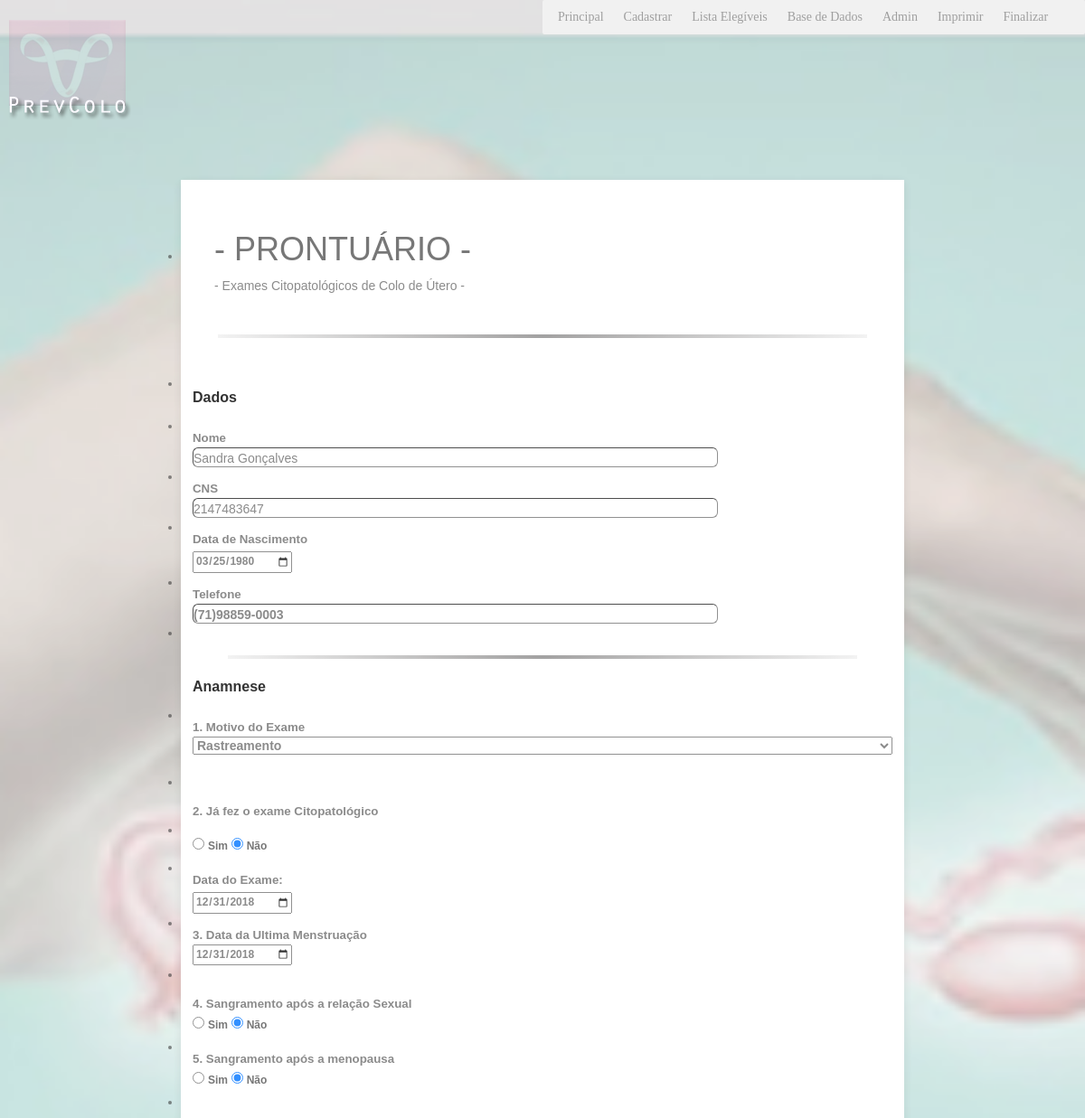
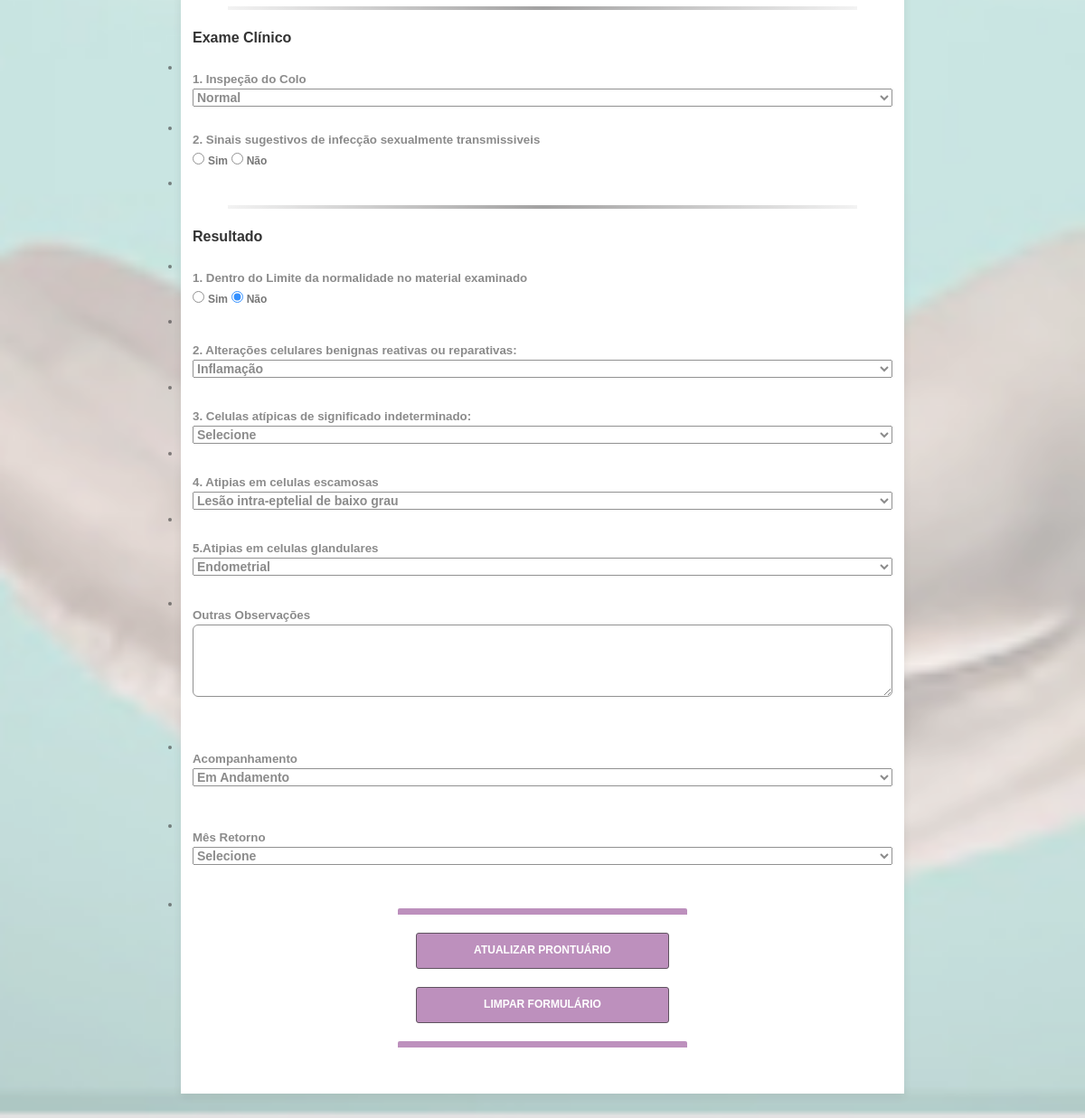
/editar.php?prev_id=22, run on the app's committed database (2 pictures, top to bottom).
### tables this page shows
CREATE TABLE `preventivo` (
  `prev_id` int(5) NOT NULL AUTO_INCREMENT,
  `cns` int(15) NOT NULL,
  `nome_paciente` varchar(50) NOT NULL,
  `data_nasc` date NOT NULL,
  `telefone` varchar(20) NOT NULL,
  `motivo_anamnese` varchar(20) NOT NULL,
  `exame_citopatologico` varchar(3) NOT NULL,
  `data_citopatologico` date NOT NULL,
  `data_ultima_mens` date NOT NULL,
  `com_sangramento` varchar(3) NOT NULL,
  `sangue_apos_menopausa` varchar(3) NOT NULL,
  `inspecao` varchar(20) NOT NULL,
  `sinais_infec` varchar(3) NOT NULL,
  `limite_material` varchar(3) NOT NULL,
  `alteracoes_celulares` varchar(50) NOT NULL,
  `celulas_atipicas` varchar(50) NOT NULL,
  `atipias_esca` varchar(50) NOT NULL,
  `atipias_gland` varchar(50) NOT NULL,
  `outrasinfo` varchar(200) DEFAULT NULL,
  `acompanhamento` varchar(100) DEFAULT NULL,
  PRIMARY KEY (`prev_id`)
);

### editar.php (the view, shortened to what the rows shown need)
<!DOCTYPE HTML PUBLIC "-//W3C//DTD HTML 4.01//EN" "http://www.w3.org/TR/html4/strict.dtd">
<html class="supernova"><head>
    <link href="css/bootstrap.min.css" rel="stylesheet" media="screen">
<link href="https://cdn.jotfor.ms/static/formCss.css?3.3.1461" rel="stylesheet" type="text/css" />
<link type="text/css" rel="stylesheet" href="https://cdn.jotfor.ms/css/styles/nova.css?3.3.1461" />
<link type="text/css" media="print" rel="stylesheet" href="https://cdn.jotfor.ms/css/printForm.css?3.3.1461" />
<link type="text/css" rel="stylesheet" href="https://cdn.jotfor.ms/themes/CSS/566a91c2977cdfcd478b4567.css?"/>
<?php
     $conexao = new mysqli( "localhost", "u226274981_dbleo", "leo666", "u226274981_dbleo" );
$prev_id = $_GET["prev_id"];
$sqlconsulta = "SELECT *
        FROM preventivo
        WHERE prev_id = $prev_id";
$retorno = $conexao->query( $sqlconsulta );
$registro = $retorno->fetch_array();
$cns = $registro["cns"];
$nome_paciente = $registro["nome_paciente"];
$data_nasc = implode("-", array_reverse(explode("/", $registro['data_nasc'])));
$telefone = $registro["telefone"];
$motivo_anamnese = $registro["motivo_anamnese"];
$exame_citopatologico = $registro["exame_citopatologico"];
$data_citopatologico = $registro["data_citopatologico"];
$data_ultima_mens = $registro["data_ultima_mens"];
$com_sangramento = $registro["com_sangramento"];
$sangue_apos_menopausa = $registro["sangue_apos_menopausa"];
$inspecao = $registro["inspecao"];
$sinais_infec = $registro["sinais_infec"];
$limite_material = $registro["limite_material"];
$alteracoes_celulares = $registro["alteracoes_celulares"];
$atipias_esca = $registro["atipias_esca"];
$atipias_gland = $registro["atipias_gland"];
$outrasinfo = $registro["outrasinfo"];
$acompanhamento = $registro["acompanhamento"];
?>
<link type="text/css" rel="stylesheet" href="https://cdn.jotfor.ms/css/styles/buttons/form-submit-button-simple_black.css?3.3.1461"/>
</head>
<body>
<link rel="stylesheet" type="text/css" href="css\style.css">
<form class="jotform-form"  method="post" name="Cadastrar" id="72202893033652" accept-charset="utf-8">
  <div class="form-all">
    <link type="text/css" rel="stylesheet" media="all" href="https://cdn.jotfor.ms/wizards/languageWizard/custom-dropdown/css/lang-dd.css?3.3.1461" />
    <ul class="form-section page-section">
      <li id="cid_87" class="form-input-wide" data-type="control_head">
        <div class="form-header-group ">
          <div class="header-text httac htvam">
            <h1 id="header_87" class="form-header" data-component="header">
              - PRONTUÁRIO -
            </h1>
          </div>
        </div>
      </li>
<br/>
      <li class="form-line" data-type="control_textbox" id="id_232">
        <div id="cid_232" class="form-input-wide jf-required">
          <span class="form-sub-label-container" style="vertical-align:top; width:75%;">
            <input type="text" id="input_232" name="nome_paciente" data-type="input-textbox" class="form-textbox" size="20" value="<?php echo $nome_paciente; ?>" data-component="textbox" />
          </span>
        </div>
      </li>
      <li class="form-line" data-type="control_textbox" id="id_239">
        <div id="cid_239" class="form-input-wide jf-required">
          <span class="form-sub-label-container" style="vertical-align:top; width:75%;">
            <input type="text" id="input_239" name="cns" data-type="input-textbox" class="form-textbox" size="20" value="<?php echo $cns; ?>" data-component="textbox" />
          </span>
        </div>
      </li>
      <li class="form-line form-line form-col-3" data-type="control_datetime" id="id_206">
        <div id="cid_206" class="form-input-wide jf-required">
          <div data-wrapper-react="true">
            <span class="form-sub-label-container" style="vertical-align:top; width:75%;">
              <input name="data_nasc" class="form-date validate[limitDate, validateLiteDate]" id="lite_mode_206" style="font-size: 12px" type="date" size="15" data-maxlength="15"  value="<?php echo $data_nasc; ?>"  data-format="ddmmyyyy" data-seperator="/" placeholder="dd/mm/yyyy" />
            </span>
          </div>
        </div>
      </li>
      <li class="form-line form-line-column form-col-1" data-type="control_textbox" id="id_240">
        <div id="cid_240" class="form-input-wide jf-required">
          <span class="form-sub-label-container" style="vertical-align:top; width:75%;">
            <input type="text" id="input_240" name="telefone" data-type="input-textbox" class="form-textbox" size="20" value="<?php echo $telefone; ?>" data-component="textbox" placeholder="(xx) xxxx-xxxx" />
          </span>
        </div>
      </li>
<li class="form-line form-line-column form-col-1 form-line-column-clear" data-type="control_dropdown" id="id_999">
        <div " id="cid_999" class="form-input-wide jf-required">
          <select class="form-dropdown" id="input_999" name="motivo_anamnese" style="width:150px;" data-component="dropdown">
           <option <?php if ($motivo_anamnese == "Rastreamento") echo "selected"; ?> value="Rastreamento"> Rastreamento </option>
          </select> <br/><br/>
        </div>
  <li class="form-line form-line-column form-col-1 form-line-column-clear" data-type="control_dropdown" id="id_998">
        <div " id="cid_998" class="form-input-wide jf-required">
      <li class="form-line" data-type="control_radio" id="id_998">
        <div id="cid_998" class="form-input-wide jf-required">
          <div class="form-single-column" data-component="radio">
            <span class="form-radio-item" style="clear:left;">
              <input type="radio" class="form-radio" id="input_998_0" name="exame_citopatologico" <?php if ($exame_citopatologico == "Sim") echo "checked"; ?>  value="Sim" />
              <label id="label_input_998_0" style="font-size: 12px" for="input_998_0"> Sim </label>
            </span>
            <span class="form-radio-item" style="clear:left;">
              <input type="radio" class="form-radio" id="input_998_1" name="exame_citopatologico"  <?php if ($exame_citopatologico == "Nao") echo "checked"; ?> value="Nao" />
              <label id="label_input_998_1" style="font-size: 12px" for="input_998_1"> Não </label>
            </span>
          </div>
        </div>
      </li>
      <li class="form-line form-line-column form-col-1" data-type="control_datetime" id="id_989">
        <div id="cid_989" class="form-input-wide jf-required">
          <div data-wrapper-react="true">
           <span class="form-sub-label-container" style="vertical-align:top; width:90%;">
              <input name="data_citopatologico" class="form-date validate[limitDate, validateLiteDate]" id="lite_mode_989" type="date" style="font-size: 12px" size="15" data-maxlength="15" value="<?php echo $data_citopatologico; ?>" data-format="ddmmyyyy" data-seperator="/" placeholder="dd/mm/yyyy" />
            </span>
          </div>
        </div>
      </li>
<li class="form-line form-line-column form-col-1 form-line-column-clear" data-type="control_dropdown" id="id_295">
        <div " id="cid_295" class="form-input-wide jf-required">
 <input class="form-date validate[limitDate, validateLiteDate]" name="data_ultima_mens" id="lite_mode_295" type="date" style="font-size: 12px" size="15" data-maxlength="15" value="<?php echo $data_ultima_mens; ?>" data-format="ddmmyyyy" data-separator="/" placeholder="dd/mm/yyyy" />
      <li class="form-line" data-type="control_radio" id="id_294">
        <label class="form-label form-label-top" id="label_294" for="input_294_11"><br/><b>4. Sangramento após a relação Sexual </label>
        <div id="cid_294" class="form-input-wide jf-required">
          <div class="form-single-column" data-component="radio">
            <span class="form-radio-item" style="clear:left;">
              <input type="radio" class="form-radio" id="input_294_12" name="com_sangramento" <?php if ($com_sangramento == "Sim") echo "checked"; ?> value="Sim" />
              <label id="label_input_294_0" style="font-size: 12px" for="input_294_0"> Sim </label>
            </span>
            <span class="form-radio-item" style="clear:left;">
              <input type="radio" class="form-radio" id="input_167_1" name="com_sangramento" <?php if ($com_sangramento == "Nao") echo "checked"; ?> value="Nao" />
              <label id="label_input_294_1" style="font-size: 12px" for="input_294_1"> Não </label>
            </span>
          </div>
        </div>
      </li>
            <li class="form-line" data-type="control_radio" id="id_293">
        <label class="form-label form-label-top" id="label_293" for="input_293_2"><b> 5. Sangramento após a menopausa </label>
        <div id="cid_293" class="form-input-wide jf-required">
          <div class="form-single-column" data-component="radio">
            <span class="form-radio-item" style="clear:left;">
              <input type="radio" class="form-radio" id="input_293_0" name="sangue_apos_menopausa" <?php if ($sangue_apos_menopausa == "Sim") echo "checked"; ?> value="Sim" />
              <label id="label_input_293_0" style="font-size: 12px" for="input_293_0"> Sim </label>
            </span>
            <span class="form-radio-item" style="clear:left;">
              <input type="radio" class="form-radio" id="input_293_1" name="sangue_apos_menopausa" <?php if ($sangue_apos_menopausa == "Nao") echo "checked"; ?> value="Nao" />
              <label id="label_input_293_1" style="font-size: 12px" for="input_293_1"> Não </label>
            </span>
          </div>
        </div>
      </li>
      <li class="form-line" data-type="control_text" id="id_292">
        <div id="cid_292" class="form-input-wide">
        </div>
      </li>
      <li class="form-line form-line-column form-col-2" data-type="control_dropdown" id="id_291">
        <label class="form-label form-label-top" id="label_291" for="input_291"> <b> 1. Inspeção do Colo</b>  </label>
        <div id="cid_291" class="form-input-wide jf-required">
          <span class="form-sub-label-container" style="vertical-align:top; width:100%;">
            <select class="form-dropdown" id="input_291" name="inspecao" style="width:150px;" data-component="dropdown">
                <option <?php if ($inspecao == "Normal") echo "selected"; ?> value="Normal"> Normal </option>
            </select>
            <label class="form-label form-label-top" for="input_291" style="min-height:13px;"></label>
          </span>
        </div>
      </li>
  <li class="form-line" data-type="control_radio" id="id_290">
        <label class="form-label form-label-top" id="label_290" for="input_290"><b> 2. Sinais sugestivos de infecção sexualmente transmissiveis  </b> </label>
        <div id="cid_290" class="form-input-wide jf-required">
          <div class="form-single-column" data-component="radio">
            <span class="form-radio-item" style="clear:left;">
              <input type="radio" class="form-radio" id="input_290_0" name="sinais_infec" <?php if ($sinais_infec == "Sim") echo "checked"; ?> value="Sim" />
              <label id="label_input_290_0" style="font-size: 12px" for="input_167_0"> Sim </label>
            </span>
            <span class="form-radio-item" style="clear:left;">
              <input type="radio" class="form-radio" id="input_290_1" name="sinais_infec" <?php if ($sinais_infec == "Nao") echo "checked"; ?> value="Nao" />
              <label id="label_input_290_1" style="font-size: 12px" for="input_167_1"> Não </label>
            </span>
          </div>
        </div>
      </li>
      <li class="form-line" data-type="control_text" id="id_289">
        <div id="cid_289" class="form-input-wide">
        </div>
      </li>
                 <li class="form-line" data-type="control_radio" id="id_288">
        <label class="form-label form-label-top" id="label_1288" for="input_288"> <b>1. Dentro do Limite da normalidade no material examinado </label>
        <div id="cid_288" class="form-input-wide jf-required">
          <div class="form-single-column" data-component="radio">
            <span class="form-radio-item" style="clear:left;">
              <input type="radio" class="form-radio" id="input_288_0" name="limite_material" <?php if ($limite_material == "Sim") echo "checked"; ?> value="Sim" />
              <label id="label_input_288_0" style="font-size: 12px" for="input_288_0"> Sim </label>
            </span>
            <span class="form-radio-item" style="clear:left;">
              <input type="radio" class="form-radio" id="input_288_1" name="limite_material" <?php if ($limite_material == "Nao") echo "checked"; ?> value="Nao" />
              <label id="label_input_288_1" style="font-size: 12px" for="input_288_1"> Não </label>
            </span>
          </div>
        </div>
      </li>
      <li class="form-line form-line-column form-col-1 form-line-column-clear" data-type="control_dropdown" id="id_786">
        <label class="form-label form-label-top"  style="position:center" id="label_786" for="input_786"><br/><strong>2. Alterações celulares benignas reativas ou reparativas:<br/></strong></label>
        <div "id="cid_787" class="form-input-wide jf-required">
          <select class="form-dropdown" id="input_787" name="alteracoes_celulares" style="width:150px;" data-component="dropdown">
          <option <?php if ($alteracoes_celulares == "Inflamacao") echo "selected"; ?> value="Inflamacao"> Inflamação </option>
          </select>
        </div>
      <li class="form-line form-line-column form-col-1 form-line-column-clear" data-type="control_dropdown" id="id_486">
<li class="form-line form-line-column form-col-1 form-line-column-clear" data-type="control_dropdown" id="id_285">
        <div " id="cid_285" class="form-input-wide jf-required">
          <select class="form-dropdown" id="input_285" name="atipias_esca" style="width:150px;" data-component="dropdown">
 <option <?php if ($atipias_esca == "Lesao intra-eptelial de baixo grau") echo "selected"; ?> value="Lesao intra-eptelial de baixo grau">Lesão intra-eptelial de baixo grau </option>
          </select>
        </div>
<li class="form-line form-line-column form-col-1 form-line-column-clear" data-type="control_dropdown" id="id_284">
        <div id="cid_284" class="form-input-wide jf-required">
          <select class="form-dropdown" id="input_284" name="atipias_gland" style="width:150px;" data-component="dropdown">
            <option <?php if ($atipias_gland == "Endometrial") echo "selected"; ?> value="Endometrial"> Endometrial </option>
          </select>
        </div>
<br/>
 <li class="form-line form-line-column form-col-1 form-line-column-clear" data-type="control_textarea" id="id_903">
        <div id="cid_903" class="form-input-wide">
          <textarea id="input_903" class="form-textarea" name="outrasinfo" cols="40" rows="5" data-component="textarea"> <?php echo $outrasinfo; ?></textarea>
        </div> <br/><br/>
      </li>
           <li class="form-line form-line-column form-col-2" data-type="control_dropdown" id="id_991">
        <div id="cid_991" class="form-input-wide jf-required">
          <span class="form-sub-label-container" style="vertical-align:top; width:100%;">
            <select class="form-dropdown" id="input_991" name="acompanhamento" style="width:150px;" data-component="dropdown">
          <option <?php if ($acompanhamento == "Em Andamento") echo "selected"; ?> value="Em Andamento"> Em Andamento  </option>
            </select>
            <label class="form-label form-label-top" for="input_991" style="min-height:13px;"></label>
          </span>
        </div>
      </li>
<br/>
<br/>
    </ul>
  </div>
</form>
</body>
</html>

### data on the page
preventivo: nome_paciente "Sandra Gonçalves", cns "2147483647", data_nasc "03/25/1980", telefone "(71)98859-0003", motivo_anamnese "Rastreamento", exame_citopatologico "☐ Sim", exame_citopatologico "☑ Não", data_citopatologico "12/31/2018", data_ultima_mens "12/31/2018", com_sangramento "☑ Não", sangue_apos_menopausa "☐ Sim", sangue_apos_menopausa "☑ Não", inspecao "Normal", limite_material "☐ Sim", limite_material "☑ Não", alteracoes_celulares "Inflamação", atipias_esca "Lesão intra-eptelial de baixo grau", atipias_gland "Endometrial", acompanhamento "Em Andamento"
